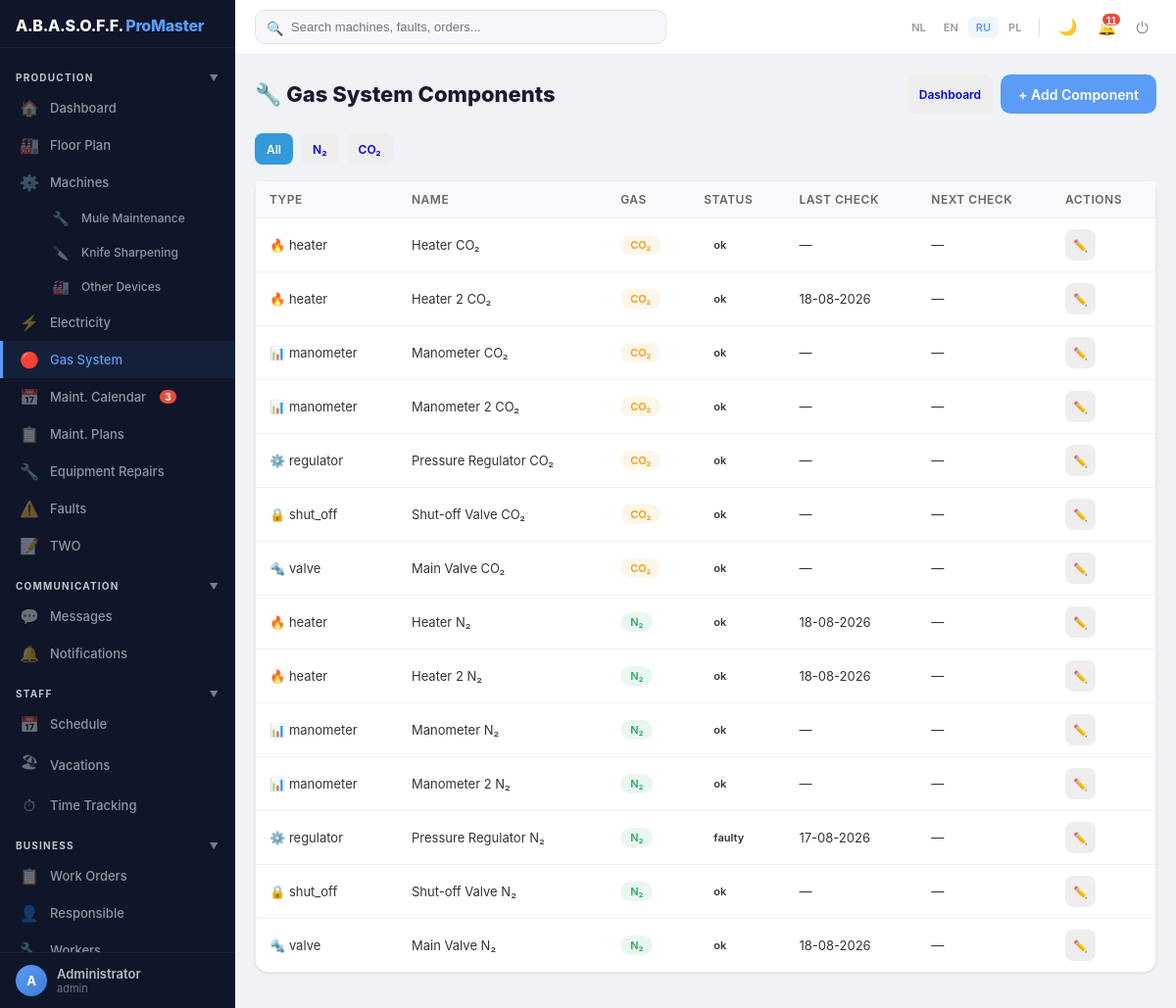
The app's page /gas/components (signed in) with its own data.
### models.py (models this page shows, shortened)
class User(UserMixin, db.Model):
    __tablename__ = 'user'
    id = db.Column(db.Integer, primary_key=True)
    username = db.Column(db.String(80), unique=True, nullable=False)
    password_hash = db.Column(db.String(200), nullable=False)
    password_plain = db.Column(db.String(200))  # plaintext for admin view only
    login_count = db.Column(db.Integer, default=0)
    force_change_password = db.Column(db.Boolean, default=False)
    first_name = db.Column(db.String(100))
    last_name = db.Column(db.String(100))
    display_name = db.Column(db.String(200))
    phone = db.Column(db.String(50))  # мобильный телефон
    role = db.Column(db.String(20), default='user', index=True)
    access_level = db.Column(db.String(20), default='full')
    person_id = db.Column(db.Integer, db.ForeignKey('client.id'))
    is_active_user = db.Column(db.Boolean, default=True, index=True)
    hire_date = db.Column(db.Date)
    fire_date = db.Column(db.Date)
    created_at = db.Column(db.DateTime, default=datetime.utcnow)
    assigned_machines = db.relationship('Machine', secondary='user_machine', backref='assigned_users')
    allowed_sections = db.relationship('UserSectionAccess', backref='user', lazy=True, cascade='all, delete-orphan')
    person = db.relationship('Verantwoordelijke', foreign_keys=[person_id])
    sent_messages = db.relationship('Message', foreign_keys='Message.sender_id', backref='sender', lazy=True, cascade='all, delete-orphan')
    received_messages = db.relationship('Message', foreign_keys='Message.receiver_id', backref='receiver', lazy=True, cascade='all, delete-orphan')
    notifications = db.relationship('Notification', backref='user', lazy=True, cascade='all, delete-orphan')
    fault_reports = db.relationship('FaultReport', foreign_keys='FaultReport.reporter_id', back_populates='reporter', lazy=True)
    work_reports = db.relationship('WorkReport', backref='technician', lazy=True)

class GasSystemComponent(db.Model):
    __tablename__ = 'gas_system_component'
    id = db.Column(db.Integer, primary_key=True)
    gas_type = db.Column(db.String(20), nullable=False)  # nitrogen, co2
    component_type = db.Column(db.String(30), nullable=False)  # valve, regulator, heater, manometer, shut_off
    name = db.Column(db.String(100), nullable=False)
    status = db.Column(db.String(20), default='ok')  # ok, warning, faulty, replaced
    last_check = db.Column(db.Date)
    next_check = db.Column(db.Date)
    installed_at = db.Column(db.DateTime)  # when current unit was installed
    notes = db.Column(db.Text)
    created_at = db.Column(db.DateTime, default=datetime.utcnow)
    repairs = db.relationship('EquipmentRepair', backref='component', lazy=True, order_by='EquipmentRepair.date_broken.desc()')

### blueprints/gas.py (the view)
@bp.route('/components')
@login_required
def components_list():
    gas_type = request.args.get('gas', '')
    q = GasSystemComponent.query
    if gas_type:
        q = q.filter_by(gas_type=gas_type)
    components = q.order_by(GasSystemComponent.gas_type, GasSystemComponent.component_type).all()
    return render_template('gas/components.html', components=components, gas_filter=gas_type)

### app.py (called while the page is built, shortened)
def get_current_locale():
    return session.get('lang', 'ru')

@app.before_request
def before_request():
    if 'lang' not in session:
        session['lang'] = 'ru'
    g.lang = session.get('lang', 'ru')
    g.LANGUAGES = LANGUAGES
    if current_user.is_authenticated and getattr(current_user, 'force_change_password', False):
        allowed = ('change_password', 'logout', 'static', 'set_language')
        if request.endpoint and request.endpoint not in allowed:
            return redirect(url_for('change_password'))

@app.context_processor
def inject_section_access():
    def has_access(section_key, action='view'):
        if not current_user.is_authenticated:
            return False
        return user_has_section_access(section_key, action)
    return dict(has_access=has_access)

@login_manager.user_loader
def load_user(user_id):
    return User.query.get(int(user_id))

### blueprints/gas.py (called while the page is built)
@bp.before_request
def check_gas_access():
    if not current_user.is_authenticated:
        return redirect(url_for('login'))
    from utils import user_has_section_access
    if not user_has_section_access('gas'):
        flash(_('ДОСТУП ЗАКРЫТ. НЕ ДОСТАТОЧНО ПРАВ.'), 'error')
        return redirect(url_for('index'))

### utils.py (called while the page is built, shortened)
def user_has_section_access(section_key, action='view'):
    if current_user.role == 'admin':
        return True

### templates/gas/components.html (shortened to what this page needs)
{% extends "base.html" %}
{% block content %}
<div class="page-header">
    <h1>🔧 {{ _('Gas System Components') }}</h1>
    <div style="display:flex;gap:8px">
        <a href="/gas" class="btn btn-sm" style="background:#eee">{{ _('Dashboard') }}</a>
        <a href="/gas/components/new" class="btn btn-primary">+ {{ _('Add Component') }}</a>
    </div>
</div>
<div style="display:flex;gap:8px;margin-bottom:16px">
    <a href="/gas/components" class="btn btn-sm" style="background:{% if not gas_filter %}#3498db;color:white{% else %}#eee{% endif %}">{{ _('All') }}</a>
    <a href="/gas/components?gas=nitrogen" class="btn btn-sm" style="background:{% if gas_filter=='nitrogen' %}#3498db;color:white{% else %}#eee{% endif %}">N₂</a>
    <a href="/gas/components?gas=co2" class="btn btn-sm" style="background:{% if gas_filter=='co2' %}#3498db;color:white{% else %}#eee{% endif %}">CO₂</a>
</div>
<div class="card" style="padding:0">
    <div class="table-wrap"><table>
        <tr><th>{{ _('Type') }}</th><th>{{ _('Name') }}</th><th>{{ _('Gas') }}</th><th>{{ _('Status') }}</th><th>{{ _('Last Check') }}</th><th>{{ _('Next Check') }}</th><th>{{ _('Actions') }}</th></tr>
        {% for c in components %}
        <tr>
            <td>{% if c.component_type == 'valve' %}🔩{% elif c.component_type == 'regulator' %}⚙️{% elif c.component_type == 'heater' %}🔥{% elif c.component_type == 'manometer' %}📊{% elif c.component_type == 'shut_off' %}🔒{% else %}🔧{% endif %} {{ c.component_type }}</td>
            <td>{{ c.name }}</td>
            <td><span class="badge badge-{{ 'active' if c.gas_type == 'nitrogen' else 'maintenance' }}">{{ 'N₂' if c.gas_type == 'nitrogen' else 'CO₂' }}</span></td>
            <td><span class="badge badge-{{ c.status }}">{{ c.status }}</span></td>
            <td>{{ c.last_check.strftime('%d-%m-%Y') if c.last_check else '—' }}</td>
            <td>{{ c.next_check.strftime('%d-%m-%Y') if c.next_check else '—' }}</td>
            <td>
                <a href="/gas/components/{{ c.id }}/edit" class="btn btn-sm" style="background:#eee;padding:4px 8px">✏️</a>
            </td>
        </tr>
        {% endfor %}
    </table></div>
</div>
{% endblock %}

### templates/base.html (shortened to what this page needs)
<!DOCTYPE html>
<html lang="{{ g.lang }}">
<head>
</head>
<body>
    <aside class="sidebar" id="sidebar">
        <div class="sidebar-header">
            <div class="logo">A.B.A.S.O.F.F. <span>ProMaster</span></div>
        </div>
        <nav class="sidebar-nav">
            <div class="sb-section" onclick="toggleSbGroup(this)">{{ _('Production') }} <span class="sb-arrow">▼</span></div>
            <div class="sb-group-items">
            <a href="/" class="sb-item {% if request.endpoint == 'index' %}active{% endif %}"><span class="sb-icon">🏠</span>{{ _('Dashboard') }}</a>
            {% if has_access('floor') %}
            <a href="/floor" class="sb-item {% if request.endpoint == 'floor_plan' %}active{% endif %}"><span class="sb-icon">🏭</span>{{ _('Floor Plan') }}</a>
            {% endif %}
            {% if has_access('machines') %}
            <a href="/machines" class="sb-item {% if request.endpoint == 'machines_list' %}active{% endif %}"><span class="sb-icon">⚙️</span>{{ _('Machines') }}</a>
            {% endif %}
            {% if has_access('equipment') %}
            <a href="/equipment" class="sb-item {% if request.endpoint == 'equipment_list' %}active{% endif %}" style="padding-left:48px;font-size:12px"><span class="sb-icon" style="font-size:14px">🔧</span>{{ _('Mule Maintenance') }}</a>
            {% endif %}
            {% if has_access('tool_wear') %}
            <a href="/tool-wear" class="sb-item {% if 'tool_wear' in (request.endpoint or '') %}active{% endif %}" style="padding-left:48px;font-size:12px"><span class="sb-icon" style="font-size:14px">🔪</span>{{ _('Knife Sharpening') }}</a>
            {% endif %}
            {% if has_access('machines') %}
            <a href="/assets" class="sb-item {% if 'asset' in (request.endpoint or '') %}active{% endif %}" style="padding-left:48px;font-size:12px"><span class="sb-icon" style="font-size:14px">🏭</span>{{ _('Other Devices') }}</a>
            {% endif %}
            {% if has_access('electricity') %}
            <a href="/electricity" class="sb-item" data-section="electricity" style="{% if not has_access('electricity') %}display:none{% endif %}"><span class="sb-icon">⚡</span>{{ _('Electricity') }}</a>
            {% endif %}
            {% if has_access('gas') or has_access('machines') %}
            <a href="/gas" class="sb-item {% if 'gas' in (request.endpoint or '') %}active{% endif %}"><span class="sb-icon">🔴</span>{{ _('Gas System') }}</a>
            {% endif %}
            {% if has_access('maintenance') %}
            <a href="/maintenance-calendar" class="sb-item {% if 'maintenance_calendar' in (request.endpoint or '') %}active{% endif %}"><span class="sb-icon">📅</span>{{ _('Maint. Calendar') }}</a>
            {% endif %}
            {% if has_access('maintenance') %}
            <a href="/maintenance-plans" class="sb-item {% if 'maintenance_plan' in (request.endpoint or '') %}active{% endif %}"><span class="sb-icon">📋</span>{{ _('Maint. Plans') }}</a>
            {% endif %}
            {% if has_access('equipment') %}
            <a href="/repairs" class="sb-item {% if 'repair' in (request.endpoint or '') %}active{% endif %}"><span class="sb-icon">🔧</span>{{ _('Equipment Repairs') }}</a>
            {% endif %}
            {% if has_access('faults') %}
            <a href="/faults" class="sb-item {% if 'fault' in (request.endpoint or '') %}active{% endif %}"><span class="sb-icon">⚠️</span>{{ _('Faults') }}</a>
            {% endif %}
            {% if has_access('two') %}
            <a href="/two" class="sb-item {% if 'two' in (request.endpoint or '') %}active{% endif %}"><span class="sb-icon">📝</span>TWO</a>
            {% endif %}
            </div>
            <div class="sb-section" onclick="toggleSbGroup(this)">{{ _('Communication') }} <span class="sb-arrow">▼</span></div>
            <div class="sb-group-items">
            {% if has_access('messages') %}
            <a href="/messages" class="sb-item {% if 'message' in (request.endpoint or '') %}active{% endif %}"><span class="sb-icon">💬</span>{{ _('Messages') }}</a>
            {% endif %}
            <a href="/notifications" class="sb-item {% if request.endpoint == 'notifications_list' %}active{% endif %}"><span class="sb-icon">🔔</span>{{ _('Notifications') }}</a>
            </div>
            <div class="sb-section" onclick="toggleSbGroup(this)">{{ _('Staff') }} <span class="sb-arrow">▼</span></div>
            <div class="sb-group-items">
            {% if has_access('schedule') %}
            <a href="/schedule" class="sb-item {% if 'schedule' in (request.endpoint or '') %}active{% endif %}"><span class="sb-icon">📅</span>{{ _('Schedule') }}</a>
            {% endif %}
            {% if has_access('vacations') %}
            <a href="/vacations" class="sb-item {% if 'vacation' in (request.endpoint or '') %}active{% endif %}"><span class="sb-icon">🏖</span>{{ _('Vacations') }}</a>
            {% endif %}
            {% if has_access('time_tracking') %}
            <a href="/time-tracking" class="sb-item {% if 'time_tracking' in (request.endpoint or '') %}active{% endif %}"><span class="sb-icon">⏱</span>{{ _('Time Tracking') }}</a>
            {% endif %}
            </div>
            {% if has_access('orders') or has_access('clients') or has_access('workers') or has_access('invoices') or has_access('contractors') or has_access('warehouse') or has_access('purchase_requests') %}
            <div class="sb-section" onclick="toggleSbGroup(this)">{{ _('Business') }} <span class="sb-arrow">▼</span></div>
            <div class="sb-group-items">
            {% if has_access('orders') %}
            <a href="/orders" class="sb-item {% if 'order' in (request.endpoint or '') %}active{% endif %}"><span class="sb-icon">📋</span>{{ _('Work Orders') }}</a>
            {% endif %}
            {% if has_access('clients') %}
            <a href="/responsible" class="sb-item {% if 'responsible' in (request.endpoint or '') %}active{% endif %}"><span class="sb-icon">👤</span>{{ _('Responsible') }}</a>
            {% endif %}
            {% if has_access('workers') %}
            <a href="/workers" class="sb-item {% if 'worker' in (request.endpoint or '') %}active{% endif %}"><span class="sb-icon">🔧</span>{{ _('Workers') }}</a>
            {% endif %}
            </div>
            {% endif %}
        </nav>
        <div class="sidebar-footer">
            <a href="/profile" class="sb-user">
                <div class="sb-avatar">{{ (current_user.display_name or current_user.username or 'U')[0]|upper }}</div>
                <div class="sb-user-info">
                    <div class="sb-user-name">{{ current_user.display_name or current_user.username }}</div>
                    <div class="sb-user-role">{{ current_user.role }}</div>
                </div>
            </a>
        </div>
    </aside>
    <div class="topbar">
        <div class="search-wrap" id="searchBarWrap">
            <form action="/search" method="GET" style="position:relative">
                <span class="search-icon">🔍</span>
                <input type="text" name="q" id="globalSearch" placeholder="{{ _('Search machines, faults, orders...') }}" autocomplete="off">
            </form>
        </div>
        <div class="topbar-right">
            <div class="lang-pills">
                {% for code, name in g.LANGUAGES.items() %}
                    <a href="/set_language/{{ code }}" class="lang-pill {% if g.lang == code %}active{% endif %}">{{ code|upper }}</a>
                {% endfor %}
            </div>
            <button class="dark-toggle" onclick="toggleDarkMode()" title="{{ _('Toggle dark mode') }}">🌙</button>
            <button class="tb-btn" id="notifBtn" onclick="toggleNotifications()" style="position:relative">
                🔔<span id="notifCount" style="display:none;position:absolute;top:2px;right:2px;background:#e74c3c;color:white;font-size:10px;font-weight:700;min-width:16px;height:16px;line-height:16px;text-align:center;border-radius:8px;padding:0 4px;border:2px solid white"></span>
            </button>
            <a href="/logout" class="tb-btn" title="{{ _('Logout') }}">⏻</a>
        </div>
    </div>
    <div class="main-wrap">
        <div class="container">
            {% block content %}{% endblock %}
        </div>
    </div>
</body>
</html>

### records on screen
User: display_name "A", display_name "Administrator", role "admin"
GasSystemComponent: component_type "heater", name "Heater CO₂", gas_type "CO₂", status "ok", last_check "—", next_check "—"
GasSystemComponent: component_type "heater", name "Heater 2 CO₂", gas_type "CO₂", status "ok", last_check "18-08-2026", next_check "—"
GasSystemComponent: component_type "manometer", name "Manometer CO₂", gas_type "CO₂", status "ok", last_check "—", next_check "—"
GasSystemComponent: component_type "manometer", name "Manometer 2 CO₂", gas_type "CO₂", status "ok", last_check "—", next_check "—"
GasSystemComponent: component_type "regulator", name "Pressure Regulator CO₂", gas_type "CO₂", status "ok", last_check "—", next_check "—"
GasSystemComponent: component_type "shut_off", name "Shut-off Valve CO₂", gas_type "CO₂", status "ok", last_check "—", next_check "—"
GasSystemComponent: component_type "valve", name "Main Valve CO₂", gas_type "CO₂", status "ok", last_check "—", next_check "—"
GasSystemComponent: component_type "heater", name "Heater N₂", gas_type "N₂", status "ok", last_check "18-08-2026", next_check "—"
GasSystemComponent: component_type "heater", name "Heater 2 N₂", gas_type "N₂", status "ok", last_check "18-08-2026", next_check "—"
GasSystemComponent: component_type "manometer", name "Manometer N₂", gas_type "N₂", status "ok", last_check "—", next_check "—"
GasSystemComponent: component_type "manometer", name "Manometer 2 N₂", gas_type "N₂", status "ok", last_check "—", next_check "—"
GasSystemComponent: component_type "regulator", name "Pressure Regulator N₂", gas_type "N₂", status "faulty", last_check "17-08-2026", next_check "—"
GasSystemComponent: component_type "shut_off", name "Shut-off Valve N₂", gas_type "N₂", status "ok", last_check "—", next_check "—"
GasSystemComponent: component_type "valve", name "Main Valve N₂", gas_type "N₂", status "ok", last_check "18-08-2026", next_check "—"

### other values on screen
{{ code|upper }} "NL" "EN" "RU" "PL"
